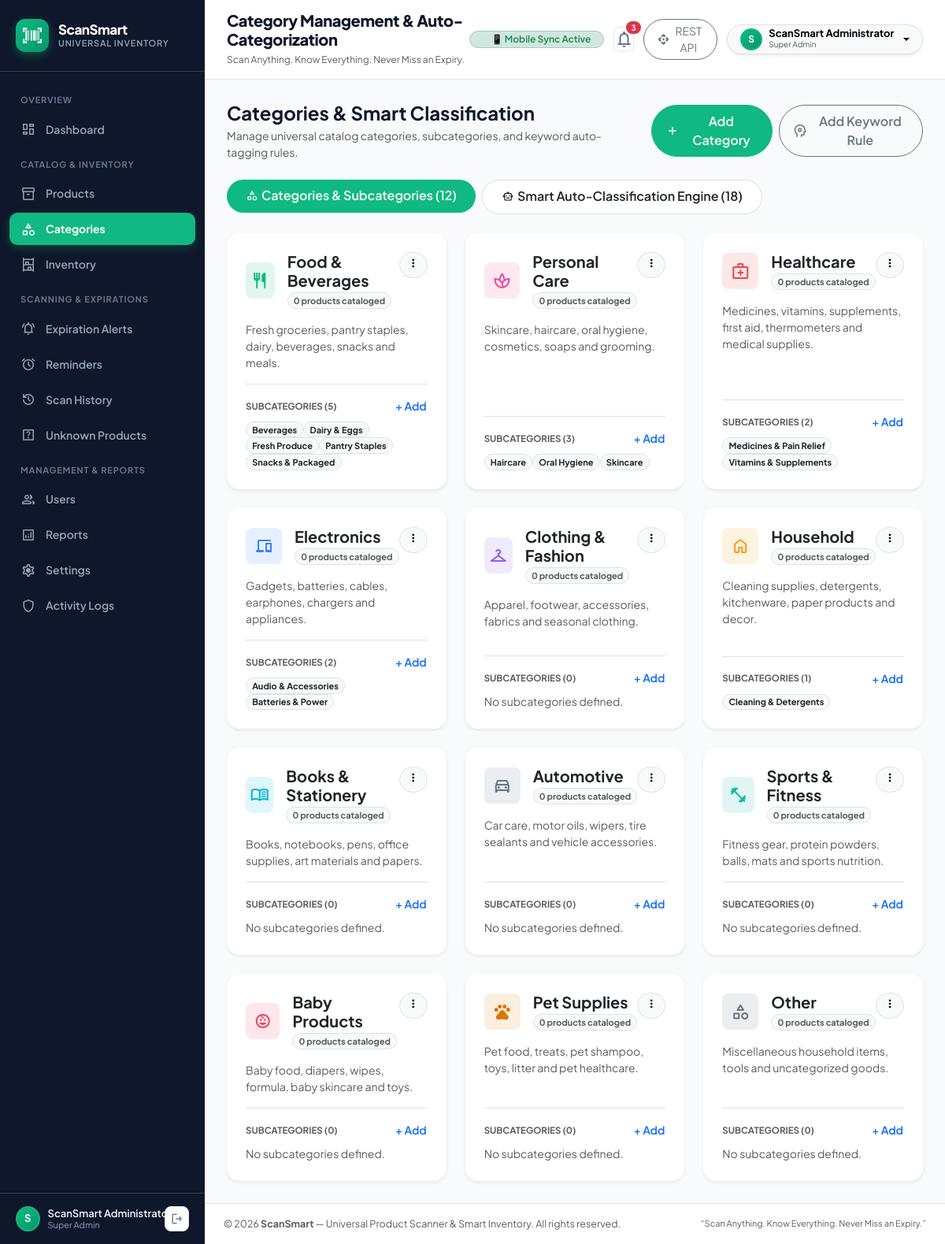
Screenshot of /categories.php (signed in) with the database file from the repository.
### tables this page shows
CREATE TABLE IF NOT EXISTS `categories` (
    `id` INT AUTO_INCREMENT PRIMARY KEY,
    `name` VARCHAR(100) NOT NULL UNIQUE,
    `description` TEXT NULL,
    `icon` VARCHAR(50) DEFAULT 'category',
    `color` VARCHAR(20) DEFAULT '#10B981',
    `status` ENUM('active', 'inactive') NOT NULL DEFAULT 'active',
    `sort_order` INT NOT NULL DEFAULT 0,
    `image_url` TEXT NULL,
    `created_at` TIMESTAMP DEFAULT CURRENT_TIMESTAMP,
    `updated_at` TIMESTAMP DEFAULT CURRENT_TIMESTAMP ON UPDATE CURRENT_TIMESTAMP
);

CREATE TABLE IF NOT EXISTS `subcategories` (
    `id` INT AUTO_INCREMENT PRIMARY KEY,
    `category_id` INT NOT NULL,
    `name` VARCHAR(100) NOT NULL,
    `description` TEXT NULL,
    `status` ENUM('active', 'inactive') NOT NULL DEFAULT 'active',
    `sort_order` INT NOT NULL DEFAULT 0,
    `created_at` TIMESTAMP DEFAULT CURRENT_TIMESTAMP,
    `updated_at` TIMESTAMP DEFAULT CURRENT_TIMESTAMP ON UPDATE CURRENT_TIMESTAMP,
    INDEX `idx_subcategories_cat` (`category_id`),
    CONSTRAINT `fk_subcategories_category` FOREIGN KEY (`category_id`)
        REFERENCES `categories` (`id`) ON DELETE CASCADE ON UPDATE CASCADE
);

### includes/auth.php (called while the page is built, shortened)
<?php
require_once __DIR__ . '/functions.php';
function is_admin_logged_in(): bool {
    return isset($_SESSION['admin_logged_in']) && $_SESSION['admin_logged_in'] === true;
}
function get_logged_in_admin(): ?array {
    return [
        'id' => $_SESSION['admin_id'] ?? null,
        'name' => $_SESSION['admin_name'] ?? 'Administrator',
        'email' => $_SESSION['admin_email'] ?? '',
        'role' => $_SESSION['admin_role'] ?? 'admin',
    ];
}
function has_role(string ...$allowedRoles): bool {
    $admin = get_logged_in_admin();
    return in_array($admin['role'], $allowedRoles, true);
}
function can_edit_categories(): bool {
    return has_role('super_admin', 'admin', 'editor');
}

### includes/functions.php (called while the page is built, shortened)
<?php
function e(?string $value): string {
    return htmlspecialchars((string)($value ?? ''), ENT_QUOTES | ENT_SUBSTITUTE, 'UTF-8');
}
function base_url(string $path = ''): string {
    static $base = null;
    if ($base === null) {
        $scriptName = str_replace('\\', '/', $_SERVER['SCRIPT_NAME'] ?? '');
        if (preg_match('#^(.*?/admin)(?:/|$)#i', $scriptName, $matches)) {
            $base = $matches[1];
        } elseif (str_contains($scriptName, '/leftover-food/')) {
            $base = '/leftover-food/admin';
        } elseif (str_contains($scriptName, '/leftover/')) {
            $base = '/leftover/admin';
        } elseif (str_contains($scriptName, '/scansmart/')) {
            $base = '/scansmart/admin';
        } elseif (str_contains($scriptName, '/grocery_admin/')) {
            $base = '/grocery_admin';
        } elseif (str_contains($scriptName, '/backend/')) {
            $base = '/backend';
        } else {
            $base = '';
        }
    }
    $cleanPath = ltrim($path, '/');
    return $base . ($cleanPath !== '' ? '/' . $cleanPath : '');
}

### categories.php (the view, shortened to what this page needs)
<?php
require_once __DIR__ . '/includes/auth.php';
require_once __DIR__ . '/includes/functions.php';
$db = Database::getConnection();
$catStmt = $db->query("
    SELECT c.*, COUNT(p.id) AS product_count
    FROM categories c
    LEFT JOIN products p ON (p.category_id = c.id OR p.category = c.name) AND p.status != 'Archived'
    GROUP BY c.id
    ORDER BY c.sort_order ASC, c.name ASC
");
$categories = $catStmt->fetchAll();
$subStmt = $db->query("SELECT * FROM subcategories ORDER BY name ASC");
$allSubcats = $subStmt->fetchAll();
$subcatsByCat = [];
foreach ($allSubcats as $sc) {
    $subcatsByCat[$sc['category_id']][] = $sc;
}
$kwStmt = $db->query("
    SELECT k.*, c.name AS category_name, c.color AS category_color
    FROM category_keywords k
    JOIN categories c ON c.id = k.category_id
    ORDER BY c.name ASC, k.confidence_score DESC
");
$keywords = $kwStmt->fetchAll();
$activeTab = trim((string)($_GET['tab'] ?? 'categories'));
require_once __DIR__ . '/includes/header.php';
?>
<div class="d-flex flex-column flex-md-row justify-content-between align-items-start align-items-md-center gap-3 mb-4">
  <div>
    <h2 class="h4 fw-bold mb-1">Categories & Smart Classification</h2>
    <p class="text-muted small mb-0">Manage universal catalog categories, subcategories, and keyword auto-tagging rules.</p>
  </div>
  <div class="d-flex gap-2">
    <?php if (can_edit_categories()): ?>
      <a href="<?= base_url('category-add.php') ?>" class="btn btn-primary rounded-pill px-3 py-2 fw-semibold d-inline-flex align-items-center gap-1" style="background-color: #10B981; border-color: #10B981;">
        <span class="material-symbols-rounded fs-5">add</span>
        <span>Add Category</span>
      </a>
      <button type="button" class="btn btn-outline-secondary rounded-pill px-3 py-2 fw-semibold d-inline-flex align-items-center gap-1" data-bs-toggle="modal" data-bs-target="#modalAddKeyword">
        <span class="material-symbols-rounded fs-5">psychology</span>
        <span>Add Keyword Rule</span>
      </button>
    <?php endif; ?>
  </div>
</div>
<ul class="nav nav-pills mb-4 gap-2">
  <li class="nav-item">
    <a class="nav-link rounded-pill px-4 py-2 fw-semibold <?= $activeTab === 'categories' ? 'active' : 'bg-white border text-dark' ?>" href="<?= base_url('categories.php?tab=categories') ?>" style="<?= $activeTab === 'categories' ? 'background-color: #10B981;' : '' ?>">
      <span class="d-inline-flex align-items-center gap-1">
        <span class="material-symbols-rounded fs-6">category</span>
        <span>Categories & Subcategories (<?= count($categories) ?>)</span>
      </span>
    </a>
  </li>
  <li class="nav-item">
    <a class="nav-link rounded-pill px-4 py-2 fw-semibold <?= $activeTab === 'keywords' ? 'active' : 'bg-white border text-dark' ?>" href="<?= base_url('categories.php?tab=keywords') ?>" style="<?= $activeTab === 'keywords' ? 'background-color: #10B981;' : '' ?>">
      <span class="d-inline-flex align-items-center gap-1">
        <span class="material-symbols-rounded fs-6">smart_toy</span>
        <span>Smart Auto-Classification Engine (<?= count($keywords) ?>)</span>
      </span>
    </a>
  </li>
</ul>
<?php if ($activeTab === 'keywords'): ?>
  <!-- =======================================================================
       TAB 2: SMART CATEGORIZATION ENGINE & KEYWORD MATCHING
       ======================================================================= -->
  <div class="card border-0 shadow-sm rounded-4 bg-white overflow-hidden mb-4">
    <div class="p-3 px-4 border-bottom d-flex justify-content-between align-items-center">
      <div>
        <h5 class="fw-bold mb-0">Automatic Keyword Rules</h5>
        <div class="text-muted small">When a product or barcode is scanned, OCR and product titles are matched against these rules to infer categories.</div>
      </div>
      <button type="button" class="btn btn-sm btn-primary rounded-pill px-3" style="background-color: #10B981; border-color: #10B981;" data-bs-toggle="modal" data-bs-target="#modalAddKeyword">
        + New Keyword Rule
      </button>
    </div>
    <div class="table-responsive">
      <table class="table table-hover align-middle mb-0" style="font-size: 13.5px;">
        <thead class="table-light">
          <tr>
            <th>Keyword / Pattern</th>
            <th>Mapped Category</th>
            <th>Mapped Subcategory</th>
            <th>Confidence Score</th>
            <th>Date Added</th>
            <th width="80" class="text-end">Actions</th>
          </tr>
        </thead>
        <tbody>
          <?php if (empty($keywords)): ?>
            <tr>
              <td colspan="6" class="text-center py-4 text-muted">No keyword classification rules defined yet.</td>
            </tr>
          <?php else: ?>
            <?php foreach ($keywords as $kw): ?>
              <tr>
                <td><code class="fw-bold text-dark fs-6"><?= e($kw['keyword']) ?></code></td>
                <td>
                  <span class="badge rounded-pill px-2.5 py-1" style="background-color: <?= e($kw['category_color'] ?: '#10B981') ?>1A; color: <?= e($kw['category_color'] ?: '#10B981') ?>; border: 1px solid <?= e($kw['category_color'] ?: '#10B981') ?>40;">
                    <?= e($kw['category_name']) ?>
                  </span>
                </td>
                <td><?= e($kw['subcategory_name'] ?: '—') ?></td>
                <td>
                  <div class="d-flex align-items-center gap-2">
                    <div class="progress flex-grow-1" style="height: 6px; width: 60px;">
                      <div class="progress-bar bg-success" role="progressbar" style="width: <?= (int)$kw['confidence_score'] ?>%;"></div>
                    </div>
                    <span class="fw-bold small"><?= (int)$kw['confidence_score'] ?>%</span>
                  </div>
                </td>
                <td class="text-muted small"><?= format_date($kw['created_at']) ?></td>
                <td class="text-end">
                  <?php if (can_edit_categories()): ?>
                    <a href="<?= base_url('categories.php?tab=keywords&del_keyword=' . (int)$kw['id'] . '&csrf_token=' . e(csrf_token())) ?>" class="btn btn-sm btn-light border text-danger py-1 px-2 rounded-2" title="Remove Keyword" onclick="return confirm('Remove keyword rule?');">
                      <span class="material-symbols-rounded" style="font-size: 16px;">delete</span>
                    </a>
                  <?php endif; ?>
                </td>
              </tr>
            <?php endforeach; ?>
          <?php endif; ?>
        </tbody>
      </table>
    </div>
  </div>
<?php else: ?>
  <div class="row g-4">
    <?php foreach ($categories as $cat):
      $subs = $subcatsByCat[$cat['id']] ?? [];
    ?>
      <div class="col-md-6 col-xl-4">
        <div class="card border-0 shadow-sm rounded-4 h-100 bg-white p-4 position-relative">
          <div class="d-flex justify-content-between align-items-start mb-3">
            <div class="d-flex align-items-center gap-3">
              <div class="rounded-3 d-flex align-items-center justify-content-center shadow-xs" style="width: 46px; height: 46px; background-color: <?= e($cat['color'] ?: '#10B981') ?>20; color: <?= e($cat['color'] ?: '#10B981') ?>;">
                <span class="material-symbols-rounded fs-4"><?= e($cat['icon'] ?: 'category') ?></span>
              </div>
              <div>
                <h5 class="fw-bold mb-0 text-dark"><?= e($cat['name']) ?></h5>
                <span class="badge bg-light text-muted border rounded-pill" style="font-size: 11px;">
                  <?= number_format((int)$cat['product_count']) ?> products cataloged
                </span>
              </div>
            </div>
            <div class="dropdown">
              <button class="btn btn-sm btn-light border rounded-pill px-2 py-1" type="button" data-bs-toggle="dropdown" aria-expanded="false">
                <span class="material-symbols-rounded" style="font-size: 18px;">more_vert</span>
              </button>
            </div>
          </div>
          <p class="text-muted small mb-3 flex-grow-1"><?= e($cat['description'] ?: 'No category description provided.') ?></p>
          <div class="border-top pt-3 mt-auto">
            <div class="d-flex justify-content-between align-items-center mb-2">
              <span class="text-muted fw-bold" style="font-size: 11.5px; text-transform: uppercase;">Subcategories (<?= count($subs) ?>)</span>
              <?php if (can_edit_categories()): ?>
                <button type="button" class="btn btn-sm btn-link text-decoration-none p-0 text-primary small fw-semibold" data-bs-toggle="modal" data-bs-target="#modalAddSubcat<?= $cat['id'] ?>">
                  + Add
                </button>
              <?php endif; ?>
            </div>
            <div class="d-flex flex-wrap gap-1.5">
              <?php if (empty($subs)): ?>
                <span class="text-muted small">No subcategories defined.</span>
              <?php else: ?>
                <?php foreach ($subs as $sub): ?>
                  <span class="badge bg-light text-dark border rounded-pill" style="font-size: 11px;"><?= e($sub['name']) ?></span>
                <?php endforeach; ?>
              <?php endif; ?>
            </div>
          </div>
        </div>
      </div>
    <?php endforeach; ?>
  </div>
<?php endif; ?>
<?php require_once __DIR__ . '/includes/footer.php'; ?>

### assets/css/admin.css (style rules this page uses)
:root { --primary: #10B981; --primary-dark: #059669; --primary-light: #D1FAE5; --primary-subtle: rgba(16, 185, 129, 0.12); --dark-sidebar: #0F172A; --dark-sidebar-hover: #1E293B; --dark-sidebar-border: #334155; --bg-page: #F8FAFC; --bg-card: #FFFFFF; --text-main: #0F172A; --text-muted: #64748B; --border-color: #E2E8F0; --danger: #EF4444; --danger-light: #FEE2E2; --warning: #F59E0B; --warning-light: #FEF3C7; --info: #0284C7; --info-light: #E0F2FE; --font-main: 'Plus Jakarta Sans', system-ui, -apple-system, sans-serif; }
* { box-sizing: border-box; margin: 0; padding: 0; }
body { font-family: var(--font-main); background-color: var(--bg-page); color: var(--text-main); min-height: 100vh; display: flex; flex-direction: column; -webkit-font-smoothing: antialiased; }

### rows the page displays
categories: name "Food & Beverages", product_count "0", description "Fresh groceries, pantry staples, dairy, beverages, snacks and meals.", id "5"
subcategories: name "Beverages"
subcategories: name "Dairy & Eggs"
subcategories: name "Fresh Produce"
subcategories: name "Pantry Staples"
subcategories: name "Snacks & Packaged"
categories: name "Personal Care", product_count "0", description "Skincare, haircare, oral hygiene, cosmetics, soaps and grooming.", id "3"
subcategories: name "Haircare"
subcategories: name "Oral Hygiene"
subcategories: name "Skincare"
categories: name "Healthcare", product_count "0", description "Medicines, vitamins, supplements, first aid, thermometers and medical supplies.", id "2"
subcategories: name "Medicines & Pain Relief"
subcategories: name "Vitamins & Supplements"
categories: name "Electronics", product_count "0", description "Gadgets, batteries, cables, earphones, chargers and appliances.", id "2"
subcategories: name "Audio & Accessories"
subcategories: name "Batteries & Power"
categories: name "Clothing & Fashion", product_count "0", description "Apparel, footwear, accessories, fabrics and seasonal clothing.", id "0", shows "No subcategories defined."
categories: name "Household", product_count "0", description "Cleaning supplies, detergents, kitchenware, paper products and decor.", id "1"
subcategories: name "Cleaning & Detergents"
categories: name "Books & Stationery", product_count "0", description "Books, notebooks, pens, office supplies, art materials and papers.", id "0", shows "No subcategories defined."
categories: name "Automotive", product_count "0", description "Car care, motor oils, wipers, tire sealants and vehicle accessories.", id "0", shows "No subcategories defined."
categories: name "Sports & Fitness", product_count "0", description "Fitness gear, protein powders, balls, mats and sports nutrition.", id "0", shows "No subcategories defined."
categories: name "Baby Products", product_count "0", description "Baby food, diapers, wipes, formula, baby skincare and toys.", id "0", shows "No subcategories defined."
categories: name "Pet Supplies", product_count "0", description "Pet food, treats, pet shampoo, toys, litter and pet healthcare.", id "0", shows "No subcategories defined."
categories: name "Other", product_count "0", description "Miscellaneous household items, tools and uncategorized goods.", id "0", shows "No subcategories defined."

### other values shown
substr($admin['name'] ?? 'A', 0, 1) "S"
$admin['name'] "ScanSmart…"
str_replace('_', ' ', $admin['role'] ?? 'admin') "Super Admin"
$pageTitle "Category Management & Auto-Categorization"
$urgentCount "3"
$admin['name'] "ScanSmart Administrator"
count($categories) "12"
count($keywords) "18"
